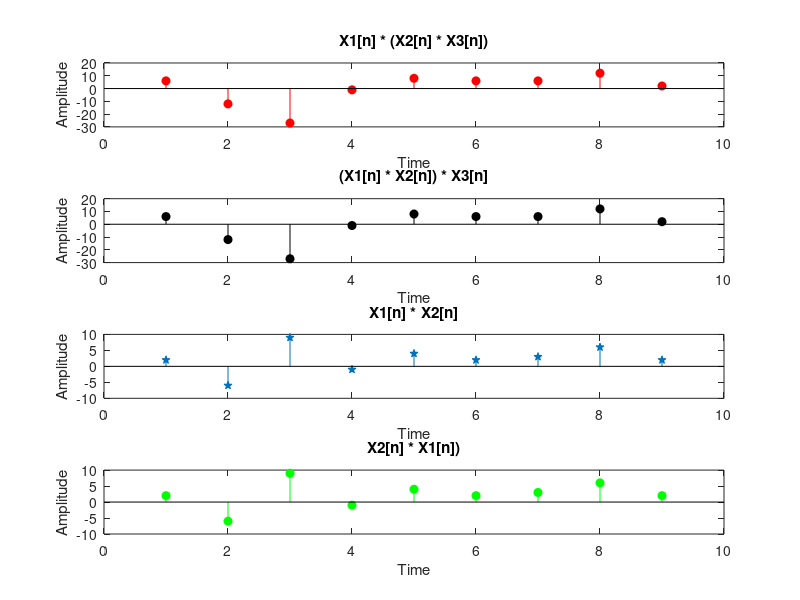

Write the MATLAB code that produced this figure.
%{
Given the signals: 
    x1[n]= 2?[n] ?3?[n?1]+ 3?[n?2] +4?[n?3] ?2?[n?4] 
    x2[n]= 4?[n]+ 2?[n?1]+ 3?[n?2] ? ?[n?3] ?2?[n?4] 
    x3[n]= 3?[n]+ 5?[n?1]?3?[n?2] +4 ?[n?3]  
Verify that 
    x1[n] * (x2[n] * x3[n]) = (x1[n] * x2[n]) * x3[n] 
    x1[n] * x2[n]= x2[n] * x1[n] 
%}

clc
close

X1 = [2 -3 3 1 -2 2 1 3 1];
X2 = [1 2 3 -1 -2 1 3 2 2];
X3 = [3 2 -3 1 2 3 2 2 1];

% Verifying that     X1[n] * (X2[n] * X3[n]) = (X1[n] * X2[n]) * X3[n] 
Y1 = X1 .* (X2 .* X3);
Y2 = (X1 .* X2) .* X3;

% Verifying that X1[n] * X2[n] = X2[n] * X1[n] 
Z1 = X1 .* X2;
Z2 = X2 .* X1;

subplot(4, 1, 1);
stem(Y1, 'r', 'filled');
title('X1[n] * (X2[n] * X3[n])');
xlabel('Time');
ylabel('Amplitude');

subplot(4, 1, 2);
stem(Y2, 'k', 'filled');
title('(X1[n] * X2[n]) * X3[n]');
xlabel('Time');
ylabel('Amplitude');

subplot(4, 1, 3);
stem(Z1, 'p', 'filled');
title('X1[n] * X2[n]');
xlabel('Time');
ylabel('Amplitude');

subplot(4, 1, 4);
stem(Z2, 'g', 'filled');
title('X2[n] * X1[n])');
xlabel('Time');
ylabel('Amplitude');
